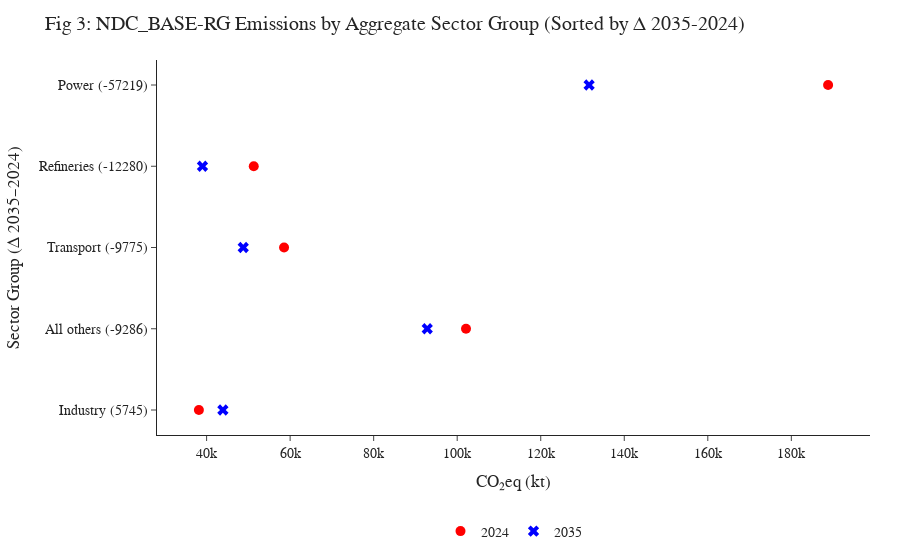

This figure's notebook cell:
### Markdown cell above
## Figure 3: change in emissions to 2035 by sector

### Code cell
# --- Fig 3: NDC_BASE-RG aggregated and sorted sector groups for 2024 and 2035 ---

# Step 1: Filter and group sectors
subset_df = df[
    (df['CO2eq'] != 0.0) &
    (df['Scenario'] == 'NDC_BASE-RG') &
    (df['Year'].isin([2024, 2035]))
].copy()

def map_sector_group(sector):
    if sector in ['Industry', 'Process emissions']:
        return 'Industry'
    elif sector == 'Power':
        return 'Power'
    elif sector == 'Transport':
        return 'Transport'
    elif sector == 'Refineries':
        return 'Refineries'
    else:
        return 'All others'

subset_df['SectorGroup'] = subset_df['Sector'].apply(map_sector_group)

# Step 2: Aggregate emissions
fig3_data = subset_df.groupby(['Year', 'SectorGroup'])['CO2eq'].sum().reset_index()

# Step 3: Calculate differences and formatted labels
pivot_df = fig3_data.pivot(index='SectorGroup', columns='Year', values='CO2eq').fillna(0)
pivot_df['diff'] = pivot_df[2035] - pivot_df[2024]
pivot_df['label'] = pivot_df.index + ' (' + pivot_df['diff'].round(0).astype(int).astype(str) + ')'
label_map = pivot_df['label'].to_dict()

# Step 4: Map new labels to fig3_data
fig3_data['SectorLabel'] = fig3_data['SectorGroup'].map(label_map)

# Step 5: Sort order
ordered_labels = fig3_data[fig3_data['Year'] == 2035][['SectorGroup', 'SectorLabel']]
ordered_labels['abs_diff'] = ordered_labels['SectorGroup'].map(pivot_df['diff'].abs())
ordered_labels = ordered_labels.drop_duplicates().sort_values('abs_diff')
ordered_label_list = ordered_labels['SectorLabel'].tolist()

# Step 6: Plot
fig3 = go.Figure()

# 2024: red circle
subset_2024 = fig3_data[fig3_data['Year'] == 2024]
fig3.add_trace(go.Scatter(
    x=subset_2024['CO2eq'],
    y=subset_2024['SectorLabel'],
    mode='markers',
    name='2024',
    marker=dict(size=10, color='red', symbol='circle')
))

# 2035: blue X
subset_2035 = fig3_data[fig3_data['Year'] == 2035]
fig3.add_trace(go.Scatter(
    x=subset_2035['CO2eq'],
    y=subset_2035['SectorLabel'],
    mode='markers',
    name='2035',
    marker=dict(size=10, color='blue', symbol='x')
))

# Step 7: Layout
fig3.update_layout(
    title="Fig 3: NDC_BASE-RG Emissions by Aggregate Sector Group (Sorted by Δ 2035-2024)",
    xaxis_title="CO₂eq (kt)",
    yaxis_title="Sector Group (Δ 2035–2024)",
    yaxis=dict(categoryorder='array', categoryarray=ordered_label_list),
    template="simple_white",
    font=dict(family="Arial", size=14),
    margin=dict(l=60, r=30, t=60, b=100),
    legend=dict(orientation="h", yanchor="bottom", y=-0.3, xanchor="center", x=0.5)
)

fig3.show()
fig3.write_image(f"{output_dir}/fig3_ndc_emissions_by_sector.jpeg")
fig3_data.to_csv(f"{output_dir}/fig3_data.csv", index=False)

### Figure 1 — Plotly figure (JSON) as saved in the notebook; plotly's stock layout.template omitted (floating-point values rounded to 4 significant figures)
{"data": [{"marker": {"color": "red", "size": 10, "symbol": "circle"}, "mode": "markers", "name": "2024", "type": "scatter", "x": [102100.0, 38160.0, 188800.0, 51290.0, 58550.0], "y": ["All others (-9286)", "Industry (5745)", "Power (-57219)", "Refineries (-12280)", "Transport (-9775)"]}, {"marker": {"color": "blue", "size": 10, "symbol": "x"}, "mode": "markers", "name": "2035", "type": "scatter", "x": [92820.0, 43900.0, 131600.0, 39010.0, 48770.0], "y": ["All others (-9286)", "Industry (5745)", "Power (-57219)", "Refineries (-12280)", "Transport (-9775)"]}], "layout": {"font": {"family": "Arial", "size": 14}, "legend": {"orientation": "h", "x": 0.5, "xanchor": "center", "y": -0.3, "yanchor": "bottom"}, "margin": {"b": 100, "l": 60, "r": 30, "t": 60}, "title": {"text": "Fig 3: NDC_BASE-RG Emissions by Aggregate Sector Group (Sorted by Δ 2035-2024)"}, "xaxis": {"title": {"text": "CO₂eq (kt)"}}, "yaxis": {"categoryarray": ["Industry (5745)", "All others (-9286)", "Transport (-9775)", "Refineries (-12280)", "Power (-57219)"], "categoryorder": "array", "title": {"text": "Sector Group (Δ 2035–2024)"}}}}
